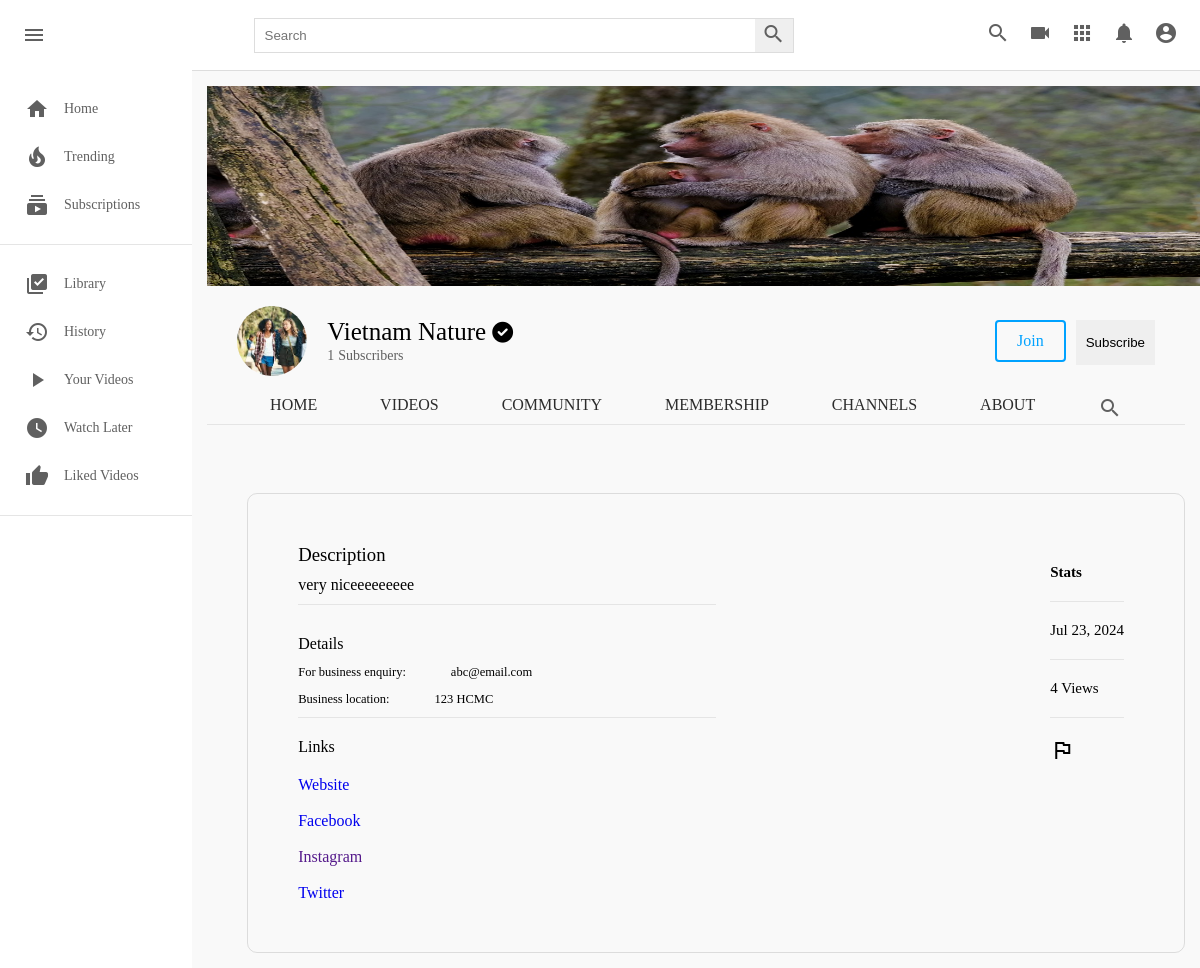
/c/1/about/, run on the app's committed database.
### channel/models.py (models this page shows, shortened)
class Channel(models.Model):
  channel_art = models.ImageField(upload_to=user_directory_path, null=True, blank=True)
  image = models.ImageField(upload_to=user_directory_path, null=True, blank=True)
  full_name = models.CharField(max_length=200)
  channel_name = models.CharField(max_length=200)
  description = models.TextField(null=True, blank=True)
  keywords = TaggableManager()
  joined = models.DateTimeField(auto_now_add=True)
  status = models.CharField(choices=STATUS, max_length=100, default="active")
  user = models.OneToOneField(User, on_delete=models.SET_NULL, null=True, related_name="channel")
  subscribers = models.ManyToManyField(User, related_name="user_subs")
  verified = models.BooleanField(default=False)
  total_views = models.IntegerField(default=0)
  business_email = models.EmailField(null=True, blank=True)
  make_business_email_public = models.BooleanField(default=False)
  business_location = models.CharField(null=True, blank=True, max_length=500)
  make_business_location_public = models.BooleanField(default=False)
  website = models.URLField(default="https://my-website.com/")
  instagram = models.URLField(default="https://instagram.com/")
  facebook = models.URLField(default="https://facebook.com/")
  twitter = models.URLField(default="https://twitter.com/")

### channel/views.py (the view)
# urls.py: path("<channel_id>/about/", views.channel_about, name="channel-about"),
def channel_about(request, channel_id):
  channel = get_object_or_404(Channel, id=channel_id)
  context = {
    "channel":channel,
  }
  return render(request, "channel/channel-about.html", context)

### templates/channel/channel-about.html (shortened to what this page needs)
{% load static %}
<!DOCTYPE html>
<html lang="en">
<head>
    <link rel="stylesheet" href="{% static 'css/style.css' %}" type="text/css">
    <link rel="stylesheet" href="https://use.fontawesome.com/releases/v6.0.0/css/all.css" />
</head><link rel="stylesheet" href="https://fonts.googleapis.com/css2?family=Material+Symbols+Outlined:opsz,wght,FILL,GRAD@48,400,0,0" />
<body>
    <div class="header">
        <div class="header__left">
            <i id="menu" class="material-icons">menu</i>
            <a href="index.html">
            </a>
        </div>
        <div class="header__search">
            <form action="">
                <input type="text" placeholder="Search">
                <button><i class="material-icons">search</i></button>
            </form>
        </div>
        <div class="header__icons">
            <i class="material-icons display-this">search</i>
            <i class="material-icons ">videocam</i>
            <i class="material-icons">apps</i>
            <i class="material-icons display-this">notifications</i>
            <i id="drop-down" class="material-icons display-this">account_circle</i>
        </div>
    </div>
    <div class="mainBody">
        <div class="sidebar">
            <div class="sidebar__categories">
                <a href="index.html">
                    <div class="sidebar__category">
                        <i class="material-icons">home</i>
                        <span>Home</span>
                    </div>
                </a>
                <div class="sidebar__category">
                    <i class="material-icons">local_fire_department</i>
                    <span>Trending</span>
                </div>
                <div class="sidebar__category">
                    <i class="material-icons">subscriptions</i>
                    <span>Subscriptions</span>
                </div>
            </div>
            <hr>
            <div class="sidebar__categories">
                <div class="sidebar__category">
                    <i class="material-icons">library_add_check</i>
                    <span>Library</span>
                </div>
                <div class="sidebar__category">
                    <i class="material-icons">history</i>
                    <span>History</span>
                </div>
                <a href="channel-videos.html">
                    <div class="sidebar__category">
                        <i class="material-icons">play_arrow</i>
                        <span>Your Videos</span>
                    </div>
                </a>
                <div class="sidebar__category">
                    <i class="material-icons">watch_later</i>
                    <span>Watch Later</span>
                </div>
                <div class="sidebar__category">
                    <i class="material-icons">thumb_up</i>
                    <span>Liked Videos</span>
                </div>
            </div>
            <hr>
        </div>
        <div class="videos">
            {% include 'channel/partials/channel-header.html' %}
            <div class="content-border">
                <div class="about-div">
                    <div class="about-left">
                        <h3>Description</h3>
                        <h4>{{ channel.description }}</h4>                            <hr>
                        <div class="about-details">
                            <div>
                                <h4>Details</h4>
                            </div>
                            {% if channel.make_business_email_public == True %}
                            <div class="about-biz">
                                <h3><small>For business enquiry:</small></h3>
                                <h3 class="left-h4"><small>{{ channel.business_email }}</small></h3>
                            </div>
                            {% endif %}
                            {% if channel.make_business_location_public == True %}
                            <div class="about-biz">
                                <h3><small>Business location:</small></h3>
                                <h3 class="left-h4"><small>{{ channel.business_location }}</small></h3>
                            </div>
                            {% endif %}
                        </div>
                        <hr>
                        <div class="links">
                            <h4>Links</h4>
                            <div class="links-content">
                                <a href="{{channel.website}}">Website</a> <br><br>
                                <a href="{{channel.facebook}}">Facebook</a> <br><br>
                                <a href="{{channel.instgram}}">Instagram</a> <br><br>
                                <a href="{{channel.twitter}}">Twitter</a>
                            </div>
                        </div>
                    </div>
                    <div class="about-right">
                        <h4><b>Stats</b></h4>
                        <hr>
                        <div class="stats">
                            <h5>{{channel.joined|date:"M d, Y"}}</h5>
                            <hr>
                            <h5>{{channel.total_views}} View{{channel.total_views|pluralize}}</h5>
                            <hr>
                            <h5>
                                <i class="material-symbols-outlined">flag</i>
                            </h5>
                        </div>
                    </div>
                </div>
            </div>
        </div>
    </div>
</body>
</html>

### templates/channel/partials/channel-header.html (shortened to what this page needs)
<div class="channel-art">
  <img src="{{ channel.channel_art.url }}" alt="" />
</div>
<div class="channel-header flex">
  <div class="channel-img-title flex">
    <img class="img" src="{{ channel.image.url }}" alt="" />
    <div class="channel-image-texts">
      <h4>{{ channel.channel_name }}
        {% if channel.verified == True %}
        <small><i class="fas fa-check-circle"></i></small>
        {% endif %}
      </h4>
      <span id="count"></span> <span>Subscribers</span>
    </div>
  </div>
  <div class="channel-header-btns">
    <div><a href="" class="channel-join">Join</a></div>
    <div>
      <button id="sub_btn" onclick="addSub()" style="padding: 15px 10px; margin-top: 10px; border: none;"class="subscribe-btn">
        Subscribe
      </button>
    </div>
  </div>
</div>
<div class="channel-header-links flex">
  <a href="{% url 'channel-profile' channel.id %}" class="display-this">Home</a>
  <a href="{% url 'channel-videos' channel.id %}" class="display-this">Videos</a>
  <a href="{% url 'channel-community' channel.id %}" class="dont-display-thdis">Community</a>
  <a href="{% url 'channel-profile' channel.id %}" class="dont-display-this">Membership</a>
  <a href="{% url 'channel-profile' channel.id %}" class="dont-display-this">Channels</a>
  <a href="{% url 'channel-about' channel.id %}" class="display-this">About</a>
  <a href="{% url 'channel-profile' channel.id %}" class="dont-display-this"><i class="material-icons">search</i></a>
</div>
<hr/>
<br/>

### static/css/style.css (style rules this page uses)
* { margin: 0; padding: 0; box-sizing: border-box; }
body { font-family: poppins; }
.material-icons { color: rgb(96, 96, 96); }
.header { display: flex; justify-content: space-between; align-items: center; height: 70px; padding: 15px; }
.header__left { display: flex; align-items: center; }
.header i { padding: 0 7px; cursor: pointer; }
.header__search form { border: 1px solid #ddd; height: 35px; margin: 0; padding: 0; display: flex; }
.header__search input { width: 500px; padding: 10px; margin: 0; border-radius: 0; border: none; height: 100%; }
.header__search button { padding: 0; margin: 0; height: 100%; border: none; border-radius: 0; }
.mainBody { height: calc(100vh - 70px); display: flex; overflow: hidden; }
.sidebar { height: 100%; width: 230px; background-color: white; overflow-y: scroll; }
.sidebar__categories { width: 100%; display: flex; flex-direction: column; margin-bottom: 15px; margin-top: 15px; }
.sidebar__category { display: flex; align-items: center; padding: 12px 25px; }
.sidebar__category span { margin-left: 15px; }
hr { height: 1px; background-color: #e5e5e5; border: none; }
.videos { background-color: #f9f9f9; width: 100%; height: 100%; padding: 15px 15px; border-top: 1px solid #ddd; overflow-y: scroll; }
.title a, span { text-decoration: none; color: rgb(96, 96, 96); font-size: 14px; }
.channel-art img { width: 1100px; height: 200px; }
.channel-art { width: 1100px; height: 200px; }
.flex { display: flex; }
.channel-header { margin: 20px 30px; align-items: center; justify-content: space-between; }
.channel-img-title { align-items: center; }
.channel-img-title .img { width: 70px; height: 70px; object-fit: cover; border-radius: 50px; }
.channel-img-title .channel-image-texts { margin-left: 20px; }
.channel-image-texts h4 { font-size: 25px; font-weight: 500; }
.channel-header-btns { display: flex; }
.channel-header-btns a { display: flex; margin: 10px; text-decoration: none; padding: 10px 20px; }
.channel-header-btns .channel-join { border: 2px solid rgb(0, 162, 255); color: rgb(0, 162, 255); border-radius:4px; transition: 0.5s; }
.channel-header-links { justify-content: space-evenly; }
.channel-header-links a { text-decoration: none; text-transform: uppercase; font-family: poppins; color: rgb(43, 43, 43); font-weight: 500; }
.content-border { margin-left: 40px; margin-top: 50px; border: solid 1px rgba(92, 92, 92, 0.185); padding: 20px; border-radius: 10px; }
.material-symbols-outlined { transition: 0.5s; color: black; }
.about-div { padding: 30px; font-weight: 300; display: flex; justify-content: space-between; }
.about-left { width: 50%; }
.about-left h3 { margin-bottom: 10px; font-weight: 400; }
.about-left h4 { margin-bottom: 10px; font-weight: 300; }
.about-left .about-details { margin-top: 10px; }
.about-left .about-details h4 { margin-top: 30px; font-weight: 500; }
.about-left .about-details .about-biz { display: flex; }
.about-biz h3 { font-size: 15px; }
.about-biz .left-h4 { padding-left: 45px; font-size: 15px; }
.links { margin-top: 20px; }
.links h4 { font-weight: 400; }
.links-content { padding-top: 10px; }
.about-right { float: left; margin-right: 10px; }
.about-right h4 { font-weight: bolder; }
.about-right h4, h5 { margin-bottom: 20px; margin-top: 20px; font-size: 15px; font-weight: normal; }
a { text-decoration: none; }

### templates/channel/partials/channel-header.html (style rules this page uses)
a { text-decoration: none; }

### data on the page
Channel: channel_art (picture), image (picture), channel_name "Vietnam Nature", description "very niceeeeeeeee", business_email "abc@email.com", business_location "123 HCMC", joined "Jul 23, 2024", total_views "4"
